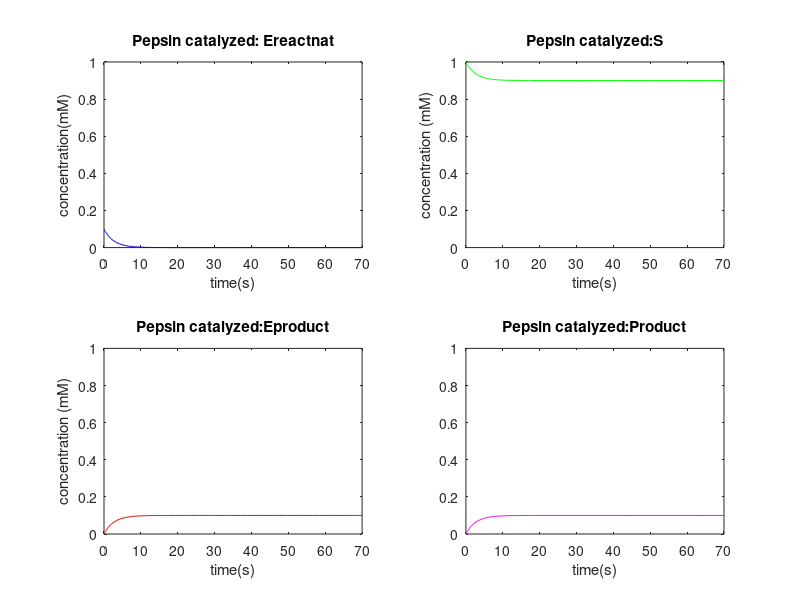
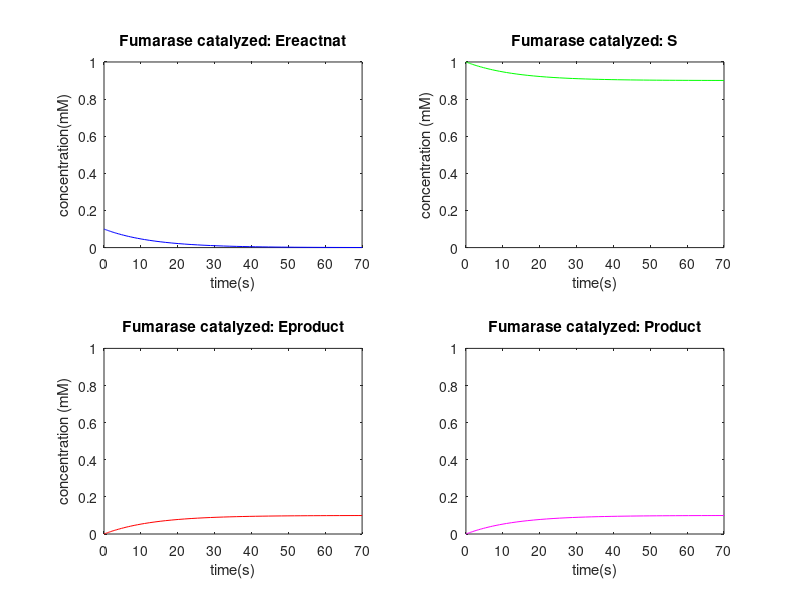

MATLAB code to generate these figures, in order:
%Problem 1
clear all
clc
kcat=[ 0.5, 0.08]; %s^-1
km = [0.3,50/1000]; %mM
S0= 1; %mM
E0= 0.1 *S0;
%     E  S   Ep  P
y0=  [E0 S0  0   0]';
t1=70;
t2=t1;

%part A
ydot= @(t,y)[ - kcat(1)* y(1)* y(2)/(km(1)+y(2))
              - kcat(1)* y(1)* y(2)/(km(1)+y(2))
                kcat(1)* y(1)* y(2)/(km(1)+y(2))
                kcat(1)* y(1)* y(2)/(km(1)+y(2))];
[t,y] = ode45(ydot, [0 t1], y0);

figure();
subplot(2,2,1);plot(t,y(:,1),'b-');title('Pepsin catalyzed: Ereactnat');ylabel('concentration(mM)');xlabel('time(s)');axis([0 t1 0 S0]);
subplot(2,2,2);plot(t,y(:,2),'g-');title('Pepsin catalyzed:S');axis([0 t1 0 S0]);ylabel('concentration (mM)'); xlabel('time(s)');axis([0 t1 0 S0]);
subplot(2,2,3);plot(t,y(:,3),'r-');title('Pepsin catalyzed:Eproduct');xlabel('time(s)');ylabel('concentration (mM)');axis([0 t1 0 S0]);
subplot(2,2,4);plot(t,y(:,4),'m-');title('Pepsin catalyzed:Product');xlabel('time(s)');axis([0 t1 0 S0]);

%part B
ydot= @(t,y)[ - kcat(2)* y(1)* y(2)/(km(2)+y(2))
              - kcat(2)* y(1)* y(2)/(km(2)+y(2))
                kcat(2)* y(1)* y(2)/(km(2)+y(2))
                kcat(2)* y(1)* y(2)/(km(2)+y(2))];
[t,y] = ode45(ydot, [0 t2], y0);

figure();
subplot(2,2,1);plot(t,y(:,1),'b-');title('Fumarase catalyzed: Ereactnat');ylabel('concentration(mM)');xlabel('time(s)');axis([0 t2 0 S0]);
subplot(2,2,2);plot(t,y(:,2),'g-');title('Fumarase catalyzed: S');axis([0 t2 0 S0]);ylabel('concentration (mM)'); xlabel('time(s)');axis([0 t2 0 S0]);
subplot(2,2,3);plot(t,y(:,3),'r-');title('Fumarase catalyzed: Eproduct');xlabel('time(s)');ylabel('concentration (mM)');axis([0 t2 0 S0]);
subplot(2,2,4);plot(t,y(:,4),'m-');title('Fumarase catalyzed: Product');xlabel('time(s)');axis([0 t2 0 S0]);

disp('As shown in figures 1 and 2, the species reach their final concentrations faster for the Pepsin catalyzed reaction than the Furmarse catalyzed one.')